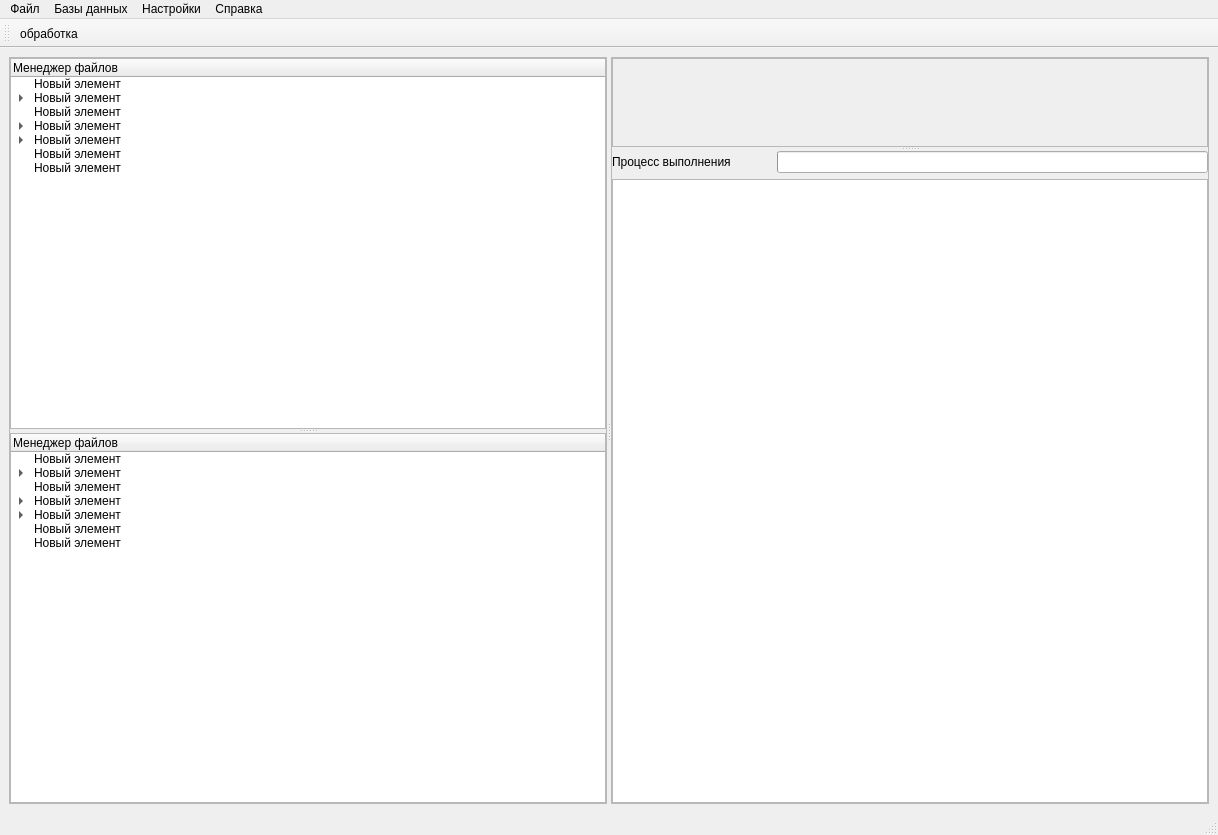
<?xml version="1.0" encoding="UTF-8"?>
<ui version="4.0">
 <class>MainWindow</class>
 <widget class="QMainWindow" name="MainWindow">
  <property name="geometry">
   <rect>
    <x>0</x>
    <y>0</y>
    <width>1218</width>
    <height>835</height>
   </rect>
  </property>
  <property name="windowTitle">
   <string>Taxation Tool</string>
  </property>
  <property name="windowIcon">
   <iconset resource="../resources.qrc">
    <normaloff>:/icons/ico/taxation_tool.ico</normaloff>:/icons/ico/taxation_tool.ico</iconset>
  </property>
  <widget class="QWidget" name="centralwidget">
   <layout class="QGridLayout" name="gridLayout">
    <item row="0" column="0">
     <widget class="QSplitter" name="splitter_3">
      <property name="sizePolicy">
       <sizepolicy hsizetype="Expanding" vsizetype="Expanding">
        <horstretch>0</horstretch>
        <verstretch>0</verstretch>
       </sizepolicy>
      </property>
      <property name="frameShadow">
       <enum>QFrame::Shadow::Sunken</enum>
      </property>
      <property name="orientation">
       <enum>Qt::Orientation::Horizontal</enum>
      </property>
      <widget class="QFrame" name="frame_2">
       <property name="frameShape">
        <enum>QFrame::Shape::StyledPanel</enum>
       </property>
       <property name="frameShadow">
        <enum>QFrame::Shadow::Raised</enum>
       </property>
       <property name="lineWidth">
        <number>0</number>
       </property>
       <layout class="QVBoxLayout" name="verticalLayout_2">
        <property name="spacing">
         <number>0</number>
        </property>
        <property name="leftMargin">
         <number>0</number>
        </property>
        <property name="topMargin">
         <number>0</number>
        </property>
        <property name="rightMargin">
         <number>0</number>
        </property>
        <property name="bottomMargin">
         <number>0</number>
        </property>
        <item>
         <widget class="QSplitter" name="splitter">
          <property name="frameShape">
           <enum>QFrame::Shape::NoFrame</enum>
          </property>
          <property name="frameShadow">
           <enum>QFrame::Shadow::Sunken</enum>
          </property>
          <property name="orientation">
           <enum>Qt::Orientation::Vertical</enum>
          </property>
          <widget class="QTreeWidget" name="tree_file_manager_2">
           <column>
            <property name="text">
             <string>Менеджер файлов</string>
            </property>
           </column>
           <item>
            <property name="text">
             <string>Новый элемент</string>
            </property>
           </item>
           <item>
            <property name="text">
             <string>Новый элемент</string>
            </property>
            <item>
             <property name="text">
              <string>Новый дочерний элемент</string>
             </property>
             <item>
              <property name="text">
               <string>Новый дочерний элемент</string>
              </property>
             </item>
            </item>
           </item>
           <item>
            <property name="text">
             <string>Новый элемент</string>
            </property>
           </item>
           <item>
            <property name="text">
             <string>Новый элемент</string>
            </property>
            <item>
             <property name="text">
              <string>Новый дочерний элемент</string>
             </property>
            </item>
           </item>
           <item>
            <property name="text">
             <string>Новый элемент</string>
            </property>
            <item>
             <property name="text">
              <string>Новый дочерний элемент</string>
             </property>
            </item>
            <item>
             <property name="text">
              <string>Новый дочерний элемент</string>
             </property>
            </item>
           </item>
           <item>
            <property name="text">
             <string>Новый элемент</string>
            </property>
           </item>
           <item>
            <property name="text">
             <string>Новый элемент</string>
            </property>
           </item>
          </widget>
          <widget class="QTreeWidget" name="tree_file_manager">
           <column>
            <property name="text">
             <string>Менеджер файлов</string>
            </property>
           </column>
           <item>
            <property name="text">
             <string>Новый элемент</string>
            </property>
           </item>
           <item>
            <property name="text">
             <string>Новый элемент</string>
            </property>
            <item>
             <property name="text">
              <string>Новый дочерний элемент</string>
             </property>
             <item>
              <property name="text">
               <string>Новый дочерний элемент</string>
              </property>
             </item>
            </item>
           </item>
           <item>
            <property name="text">
             <string>Новый элемент</string>
            </property>
           </item>
           <item>
            <property name="text">
             <string>Новый элемент</string>
            </property>
            <item>
             <property name="text">
              <string>Новый дочерний элемент</string>
             </property>
            </item>
           </item>
           <item>
            <property name="text">
             <string>Новый элемент</string>
            </property>
            <item>
             <property name="text">
              <string>Новый дочерний элемент</string>
             </property>
            </item>
            <item>
             <property name="text">
              <string>Новый дочерний элемент</string>
             </property>
            </item>
           </item>
           <item>
            <property name="text">
             <string>Новый элемент</string>
            </property>
           </item>
           <item>
            <property name="text">
             <string>Новый элемент</string>
            </property>
           </item>
          </widget>
         </widget>
        </item>
       </layout>
      </widget>
      <widget class="QFrame" name="frame">
       <property name="frameShape">
        <enum>QFrame::Shape::StyledPanel</enum>
       </property>
       <property name="frameShadow">
        <enum>QFrame::Shadow::Raised</enum>
       </property>
       <layout class="QVBoxLayout" name="verticalLayout_3">
        <property name="spacing">
         <number>0</number>
        </property>
        <property name="leftMargin">
         <number>0</number>
        </property>
        <property name="topMargin">
         <number>0</number>
        </property>
        <property name="rightMargin">
         <number>0</number>
        </property>
        <property name="bottomMargin">
         <number>0</number>
        </property>
        <item>
         <widget class="QSplitter" name="splitter_2">
          <property name="sizePolicy">
           <sizepolicy hsizetype="Preferred" vsizetype="Expanding">
            <horstretch>0</horstretch>
            <verstretch>0</verstretch>
           </sizepolicy>
          </property>
          <property name="frameShadow">
           <enum>QFrame::Shadow::Sunken</enum>
          </property>
          <property name="orientation">
           <enum>Qt::Orientation::Vertical</enum>
          </property>
          <widget class="QFrame" name="frame_work">
           <property name="sizePolicy">
            <sizepolicy hsizetype="Expanding" vsizetype="Expanding">
             <horstretch>0</horstretch>
             <verstretch>0</verstretch>
            </sizepolicy>
           </property>
           <property name="frameShape">
            <enum>QFrame::Shape::StyledPanel</enum>
           </property>
           <property name="frameShadow">
            <enum>QFrame::Shadow::Raised</enum>
           </property>
           <widget class="QLabel" name="label_3">
            <property name="geometry">
             <rect>
              <x>250</x>
              <y>170</y>
              <width>81</width>
              <height>16</height>
             </rect>
            </property>
            <property name="text">
             <string>Рабочая зона</string>
            </property>
           </widget>
          </widget>
          <widget class="QWidget" name="layoutWidget">
           <layout class="QVBoxLayout" name="vl3">
            <item>
             <layout class="QHBoxLayout" name="hl2">
              <item>
               <widget class="QLabel" name="label_5">
                <property name="text">
                 <string>Процесс выполнения</string>
                </property>
               </widget>
              </item>
              <item>
               <spacer name="horizontalSpacer_2">
                <property name="orientation">
                 <enum>Qt::Orientation::Horizontal</enum>
                </property>
                <property name="sizeType">
                 <enum>QSizePolicy::Policy::Minimum</enum>
                </property>
                <property name="sizeHint" stdset="0">
                 <size>
                  <width>40</width>
                  <height>20</height>
                 </size>
                </property>
               </spacer>
              </item>
              <item>
               <widget class="QProgressBar" name="progressBar_3">
                <property name="value">
                 <number>0</number>
                </property>
                <property name="textVisible">
                 <bool>false</bool>
                </property>
                <property name="invertedAppearance">
                 <bool>false</bool>
                </property>
                <property name="format">
                 <string>%p%</string>
                </property>
               </widget>
              </item>
             </layout>
            </item>
            <item>
             <widget class="QTextBrowser" name="console_log">
              <property name="font">
               <font>
                <pointsize>8</pointsize>
               </font>
              </property>
              <property name="cursor" stdset="0">
               <cursorShape>IBeamCursor</cursorShape>
              </property>
              <property name="focusPolicy">
               <enum>Qt::FocusPolicy::NoFocus</enum>
              </property>
             </widget>
            </item>
           </layout>
          </widget>
         </widget>
        </item>
       </layout>
      </widget>
     </widget>
    </item>
   </layout>
  </widget>
  <widget class="QMenuBar" name="menubar">
   <property name="geometry">
    <rect>
     <x>0</x>
     <y>0</y>
     <width>1218</width>
     <height>33</height>
    </rect>
   </property>
   <widget class="QMenu" name="menu_file">
    <property name="title">
     <string>Файл</string>
    </property>
    <addaction name="action_3"/>
   </widget>
   <widget class="QMenu" name="menu_database">
    <property name="title">
     <string>Базы данных</string>
    </property>
    <addaction name="menu_database_species"/>
    <addaction name="menu_database_densitys"/>
    <addaction name="separator"/>
    <addaction name="menu_database_volumes"/>
   </widget>
   <widget class="QMenu" name="menu_settings">
    <property name="title">
     <string>Настройки</string>
    </property>
    <addaction name="menu_settings_paths"/>
   </widget>
   <widget class="QMenu" name="menu_help">
    <property name="title">
     <string>Справка</string>
    </property>
   </widget>
   <addaction name="menu_file"/>
   <addaction name="menu_database"/>
   <addaction name="menu_settings"/>
   <addaction name="menu_help"/>
  </widget>
  <widget class="QStatusBar" name="statusbar"/>
  <widget class="QToolBar" name="toolBar">
   <property name="windowTitle">
    <string>toolBar</string>
   </property>
   <attribute name="toolBarArea">
    <enum>TopToolBarArea</enum>
   </attribute>
   <attribute name="toolBarBreak">
    <bool>false</bool>
   </attribute>
   <addaction name="action"/>
  </widget>
  <action name="menu_database_species">
   <property name="text">
    <string>Породы</string>
   </property>
  </action>
  <action name="menu_database_densitys">
   <property name="text">
    <string>Плотности</string>
   </property>
  </action>
  <action name="action_3">
   <property name="text">
    <string>Добавить файлы</string>
   </property>
  </action>
  <action name="menu_settings_paths">
   <property name="text">
    <string>Пути</string>
   </property>
  </action>
  <action name="menu_database_volumes">
   <property name="text">
    <string>Таблица объемов стволов</string>
   </property>
  </action>
  <action name="action">
   <property name="text">
    <string>обработка</string>
   </property>
   <property name="menuRole">
    <enum>QAction::MenuRole::NoRole</enum>
   </property>
  </action>
 </widget>
 <resources>
  <include location="../resources.qrc"/>
 </resources>
 <connections/>
</ui>
